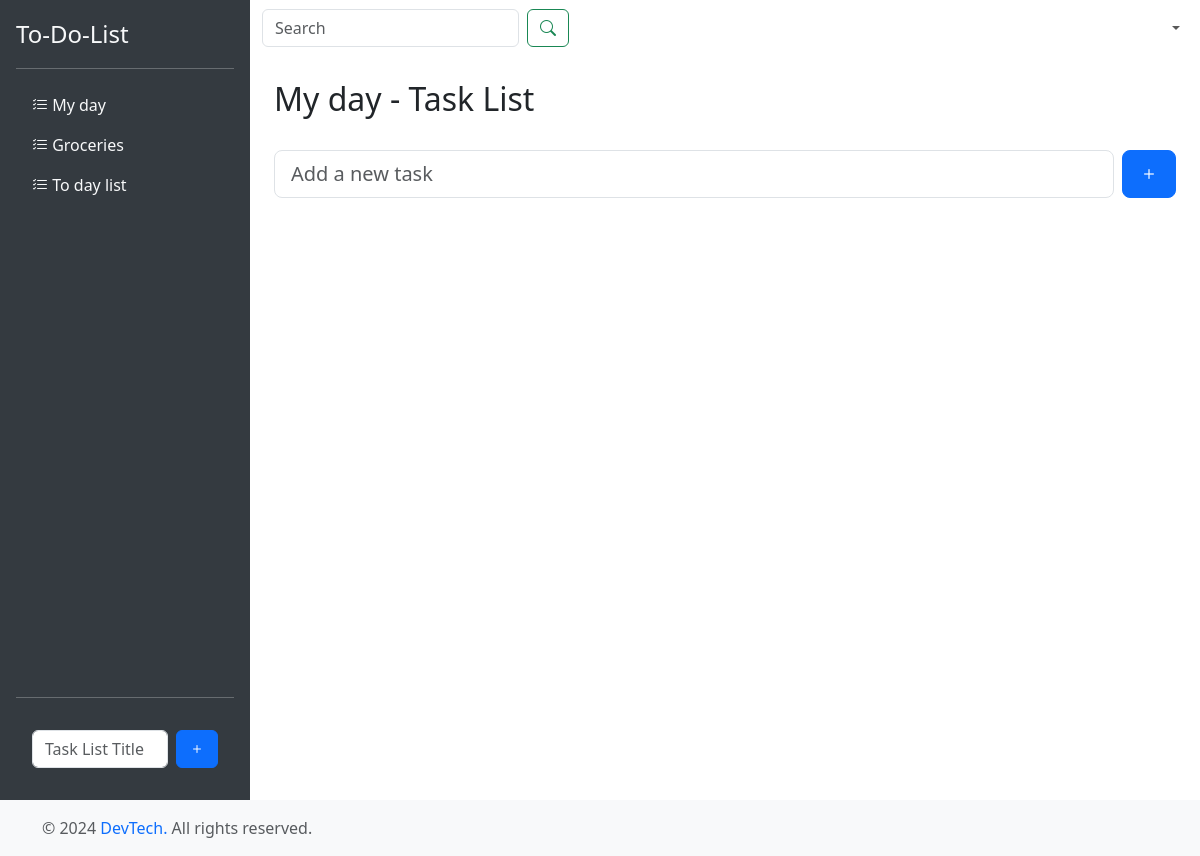
/tasks/1/, run on the app's committed database.
### todo_app/models.py (models this page shows, shortened)
class TaskList(models.Model):
    title = models.CharField(max_length=50,unique=True)

### todo_app/views.py (the view)
# urls.py: path('tasks/<int:id>/', views.task_detail, name='task_detail'),  # This is the task detail view
def task_detail(request, id):
    tasklist = get_object_or_404(TaskList, id=id)
    if request.method == "POST":
        print("POST request received")
        print(f"POST data: {request.POST}")
        add_task = TaskForm(request.POST)
        if add_task.is_valid():
            task = add_task.save(commit=False)  # Don't save to the DB yet
            task.tasklist = tasklist  # Associate the task with the current tasklist
            task.save()  # Now save the task
            print("Task saved successfully")
            return redirect('task_detail', id=tasklist.id)  # Redirect back to the task detail page
        else:
            print("Form is invalid")
            print(add_task.errors)  # Print any form validation errors
    else:
        print("GET request received")
        add_task = TaskForm()
    context = {
        'tasksform': add_task,
        'tasklist': tasklist,
        'Taskslist': TaskList.objects.all(),
        'Tasks': Task.objects.filter(tasklist=tasklist),  # Show only tasks related to this task list
    }
    return render(request, 'pages/task_detail.html', context)

### todo_app/forms.py
class TaskForm(forms.ModelForm):
    class Meta:
        model = Task
        fields = ['title', 'completed']  # Specify the fields to include in the form
        widgets = {
            'title': forms.TextInput(attrs={'class': 'form-control', 'placeholder': 'Task Title'}),
            'completed': forms.CheckboxInput(attrs={'class': 'form-check-input'}),
        }

### templates/pages/task_detail.html (shortened to what this page needs)
{% extends 'base.html' %}
{% block content %}
<div class="container mt-4">
    <h2>{{ tasklist.title }} - Task List</h2>
    <form method="POST" class="d-flex justify-content-center mt-4" action="{% url 'task_detail' tasklist.id %}">
        <div class="form-group me-2 flex-grow-1">
            <input type="text" name="title" class="form-control form-control-lg" placeholder="Add a new task" required>
        </div>
        <button class="btn btn-primary btn-lg" type="submit">
            <i class="bi bi-plus"></i>
        </button>
    </form>
</div>
{% endblock %}

### templates/includes/sidebar.html (shortened to what this page needs)
<div class="d-flex flex-column flex-shrink-0 p-3 cl-sidebar" style="width: 250px; height: 100vh;">
    <a href="/" class="d-flex align-items-center mb-3 mb-md-0 me-md-auto link-light text-decoration-none">
        <span class="fs-4">To-Do-List</span>
    </a>
    <hr>
    <ul class="nav nav-pills flex-column mb-auto">
        {% for tasklist in Taskslist %}
        <li>
            <a href="{% url 'task_detail' tasklist.id %}" class="nav-link link-light">
                <i class="bi bi-list-check"></i>
                {{ tasklist.title }}
            </a>
        </li>
        {% endfor %}
    </ul>
    <hr>
    <div class="p-3">
        <form class="d-flex" method="POST" action="{% url 'tasklist' %}">
            <input class="form-control me-2 TaskList" type="text" name="title" placeholder="Task List Title" aria-label="Task List Title" required>
            <button class="btn btn-primary" type="submit">
                <i class="bi bi-plus"></i>
            </button>
        </form>
    </div>
</div>

### todolist/static/css/style.css (style rules this page uses)
.cl-sidebar { background-color: #343a40; color: white; }
a { text-decoration: none; }

### data on the page
TaskList: title "My day"
TaskList: title "Groceries"
TaskList: title "To day list"
